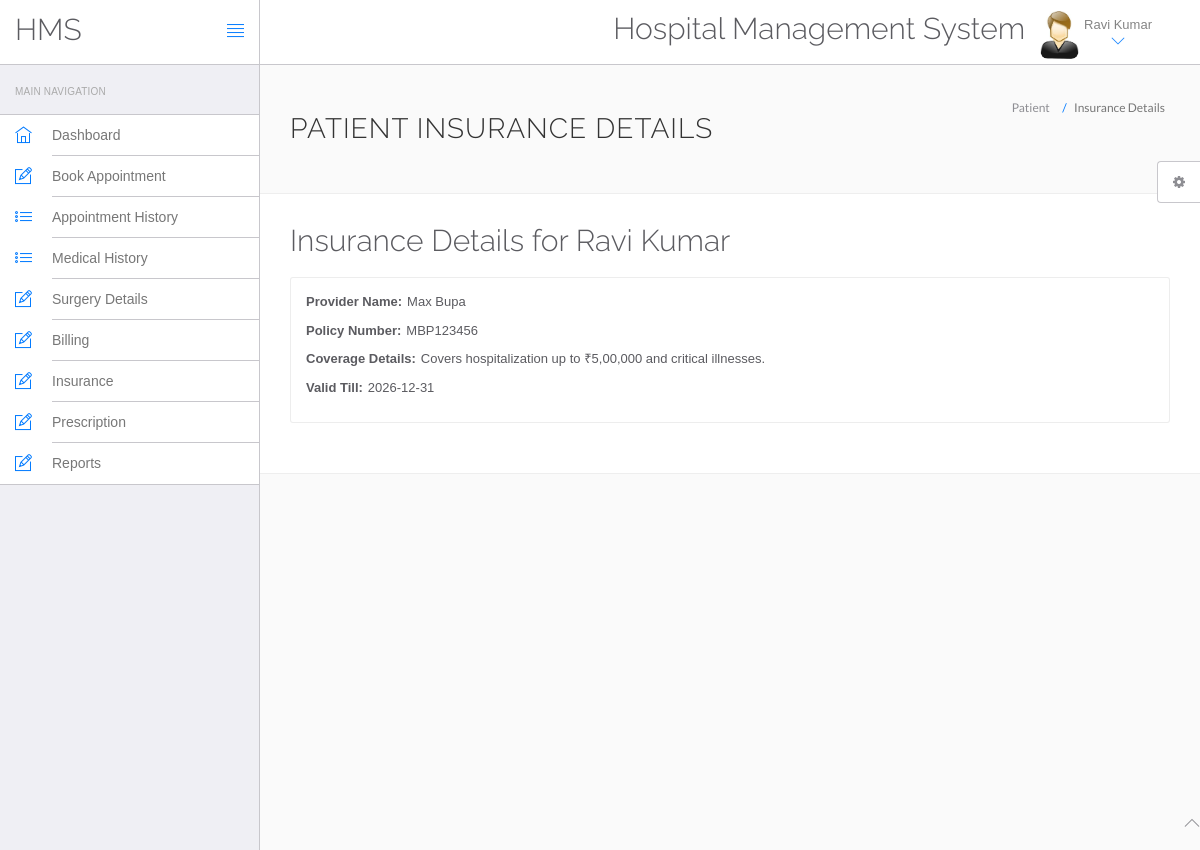
/hms/insurance.php (signed in), run on the app's committed database.
### tables this page shows
CREATE TABLE `users` (
  `id` int(11) NOT NULL,
  `fullName` varchar(100) DEFAULT NULL,
  `address` text DEFAULT NULL,
  `city` varchar(100) DEFAULT NULL,
  `gender` varchar(10) DEFAULT NULL,
  `email` varchar(100) DEFAULT NULL,
  `password` varchar(255) DEFAULT NULL,
  `regDate` timestamp NOT NULL DEFAULT current_timestamp(),
  `updationDate` timestamp NOT NULL DEFAULT current_timestamp() ON UPDATE current_timestamp()
);

CREATE TABLE `insurance` (
  `id` int(11) NOT NULL,
  `userId` int(11) DEFAULT NULL,
  `provider_name` varchar(100) DEFAULT NULL,
  `policy_number` varchar(100) DEFAULT NULL,
  `coverage_details` text DEFAULT NULL,
  `valid_till` date DEFAULT NULL
);

### hms/insurance.php (the view, shortened to what this page needs)
<?php
include('include/config.php');
$patientId = $_SESSION['id'];
function getPatientDetails($con, $patientId) {
    $query = $con->prepare("SELECT id, fullName FROM users WHERE id = ?");
    $query->bind_param('i', $patientId);
    $query->execute();
    $patientResult = $query->get_result();
    $patient = $patientResult->fetch_assoc();
    return $patient;
}
function getPatientInsuranceDetails($con, $patientId) {
    $query = $con->prepare("SELECT * FROM Insurance WHERE userId = ?");
    $query->bind_param('i', $patientId);
    $query->execute();
    $insuranceResult = $query->get_result();
    $insuranceDetails = $insuranceResult->fetch_assoc();
    return $insuranceDetails;
}
$patientDetails = getPatientDetails($con, $patientId);
$patientName = $patientDetails['fullName'];
$insuranceDetails = getPatientInsuranceDetails($con, $patientId);
?>
<!DOCTYPE html>
<html lang="en">
<head>
    <link rel="stylesheet" href="vendor/bootstrap/css/bootstrap.min.css">
    <link rel="stylesheet" href="vendor/fontawesome/css/font-awesome.min.css">
    <link rel="stylesheet" href="vendor/themify-icons/themify-icons.min.css">
    <link rel="stylesheet" href="vendor/animate.css/animate.min.css">
    <link rel="stylesheet" href="vendor/perfect-scrollbar/perfect-scrollbar.min.css">
    <link rel="stylesheet" href="vendor/switchery/switchery.min.css">
    <link rel="stylesheet" href="vendor/bootstrap-touchspin/jquery.bootstrap-touchspin.min.css">
    <link rel="stylesheet" href="vendor/select2/select2.min.css">
    <link rel="stylesheet" href="vendor/bootstrap-datepicker/bootstrap-datepicker3.standalone.min.css">
    <link rel="stylesheet" href="vendor/bootstrap-timepicker/bootstrap-timepicker.min.css">
    <link rel="stylesheet" href="assets/css/styles.css">
    <link rel="stylesheet" href="assets/css/plugins.css">
    <link rel="stylesheet" href="assets/css/themes/theme-1.css" id="skin_color" />
</head>
<body>
    <div id="app">
        <?php include('include/sidebar.php'); ?>
        <div class="app-content">
            <?php include('include/header.php'); ?>
            <div class="main-content">
                <div class="wrap-content container" id="container">
                    <section id="page-title">
                        <div class="row">
                            <div class="col-sm-8">
                                <h1 class="mainTitle">Patient Insurance Details</h1>
                            </div>
                            <ol class="breadcrumb">
                                <li><span>Patient</span></li>
                                <li class="active"><span>Insurance Details</span></li>
                            </ol>
                        </div>
                    </section>
                    <div class="container-fluid container-fullw bg-white">
                        <div class="row">
                            <div class="col-md-12">
                                <h2 class="margin-bottom-20">Insurance Details for <?php echo htmlspecialchars($patientName); ?></h2>
                                <?php if ($insuranceDetails) { ?>
                                    <div class="panel panel-white">
                                        <div class="panel-body">
                                            <p><span class="detail-label">Provider Name:</span><?php echo htmlspecialchars($insuranceDetails['provider_name']); ?></p>
                                            <p><span class="detail-label">Policy Number:</span><?php echo htmlspecialchars($insuranceDetails['policy_number']); ?></p>
                                            <p><span class="detail-label">Coverage Details:</span><?php echo htmlspecialchars($insuranceDetails['coverage_details']); ?></p>
                                            <p><span class="detail-label">Valid Till:</span><?php echo htmlspecialchars($insuranceDetails['valid_till']); ?></p>
                                        </div>
                                    </div>
                                <?php } else { ?>
                                    <div class="alert alert-info">
                                        No insurance details found.  <a href="add-insurance.php" class="btn btn-primary">Add Insurance Details</a>
                                    </div>
                                <?php } ?>
                            </div>
                        </div>
                    </div>
                </div>
            </div>
        </div>
    </div>
    <?php include('include/footer.php'); ?>
<?php include('include/setting.php'); ?>
</body>
</html>

### hms/include/header.php (shortened to what this page needs)
<header class="navbar navbar-default navbar-static-top">
					<div class="navbar-header">
						<a class="navbar-brand" href="#">
							<h2 style="padding-top:20% ">HMS</h2>
						</a>
						<a href="#" class="sidebar-toggler pull-right visible-md visible-lg" data-toggle-class="app-sidebar-closed" data-toggle-target="#app">
							<i class="ti-align-justify"></i>
						</a>
					</div>
					<div class="navbar-collapse collapse">
						<ul class="nav navbar-right">
								<li  style="padding-top:2% ">
								<h2>Hospital Management System</h2>
							</li>
							<li class="dropdown current-user">
								<a href class="dropdown-toggle" data-toggle="dropdown">
									<img src="assets/images/images.jpg"> <span class="username">
									<?php $query=mysqli_query($con,"select fullName from users where id='".$_SESSION['id']."'");
while($row=mysqli_fetch_array($query))
{
	echo $row['fullName'];
}
									?> <i class="ti-angle-down"></i></i></span>
								</a>
							</li>
						</ul>
					</div>
				</header>

### hms/assets/css/themes/theme-1.css (style rules this page uses)
body { background: #FAFAFA; }
header .navbar-header { background: #ffffff !important; border-right-color: #c8c7cc !important; border-bottom-color: #c8c7cc !important; }
header .navbar-header .sidebar-toggler, header .navbar-header .sidebar-mobile-toggler { color: #007aff !important; }
header .navbar-header .navbar-brand { color: #777 !important; }
header .navbar-collapse { background: #ffffff !important; border-bottom-color: #c8c7cc !important; box-shadow: none !important; }
header .navbar-collapse .navbar-right > li > a { color: #777; }
header .navbar-collapse .navbar-right > li > a i { color: #007aff !important; }

### hms/insurance.php (style rules this page uses)
.detail-label { font-weight: bold; margin-right: 5px; }

### data on the page
users: fullName "Ravi Kumar"
insurance: provider_name "Max Bupa", policy_number "MBP123456", coverage_details "Covers hospitalization up to ₹5,00,000 and critical illnesses.", valid_till "2026-12-31"
